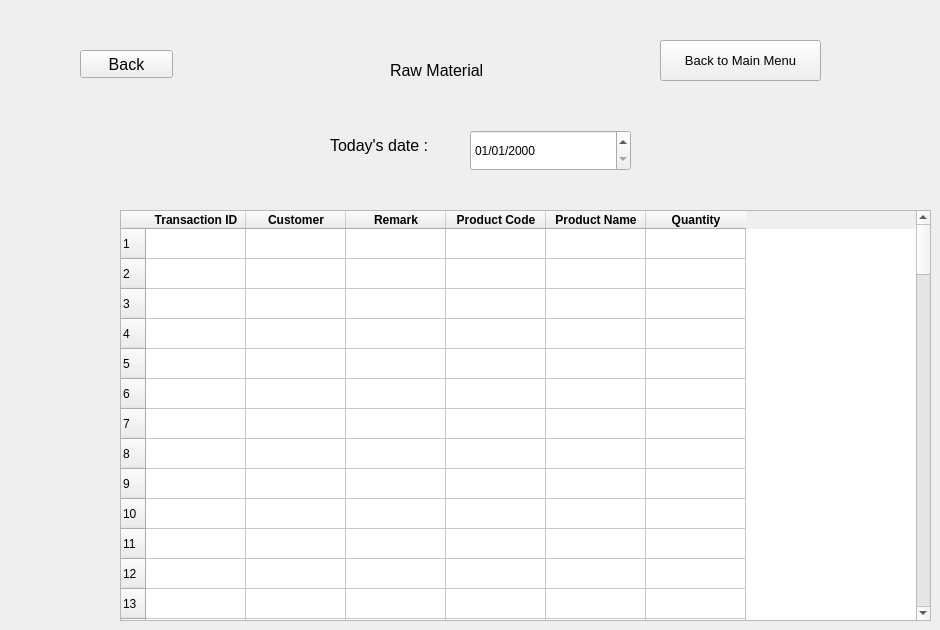
    <widget class="QWidget" name="rm_view_by_today">
     <widget class="QPushButton" name="back_view_rm_6">
      <property name="geometry">
       <rect>
        <x>80</x>
        <y>50</y>
        <width>93</width>
        <height>28</height>
       </rect>
      </property>
      <property name="font">
       <font>
        <pointsize>12</pointsize>
       </font>
      </property>
      <property name="text">
       <string>Back</string>
      </property>
     </widget>
     <widget class="QTableWidget" name="rm_view_table_5">
      <property name="geometry">
       <rect>
        <x>120</x>
        <y>210</y>
        <width>811</width>
        <height>411</height>
       </rect>
      </property>
      <property name="rowCount">
       <number>100</number>
      </property>
      <property name="columnCount">
       <number>6</number>
      </property>
      <row/>
      <row/>
      <row/>
      <row/>
      <row/>
      <row/>
      <row/>
      <row/>
      <row/>
      <row/>
      <row/>
      <row/>
      <row/>
      <row/>
      <row/>
      <row/>
      <row/>
      <row/>
      <row/>
      <row/>
      <row/>
      <row/>
      <row/>
      <row/>
      <row/>
      <row/>
      <row/>
      <row/>
      <row/>
      <row/>
      <row/>
      <row/>
      <row/>
      <row/>
      <row/>
      <row/>
      <row/>
      <row/>
      <row/>
      <row/>
      <row/>
      <row/>
      <row/>
      <row/>
      <row/>
      <row/>
      <row/>
      <row/>
      <row/>
      <row/>
      <row/>
      <row/>
      <row/>
      <row/>
      <row/>
      <row/>
      <row/>
      <row/>
      <row/>
      <row/>
      <row/>
      <row/>
      <row/>
      <row/>
      <row/>
      <row/>
      <row/>
      <row/>
      <row/>
      <row/>
      <row/>
      <row/>
      <row/>
      <row/>
      <row/>
      <row/>
      <row/>
      <row/>
      <row/>
      <row/>
      <row/>
      <row/>
      <row/>
      <row/>
      <row/>
      <row/>
      <row/>
      <row/>
      <row/>
      <row/>
      <row/>
      <row/>
      <row/>
      <row/>
      <row/>
      <row/>
      <row/>
      <row/>
      <row/>
      <row/>
      <column>
       <property name="text">
        <string>Transaction ID</string>
       </property>
       <property name="font">
        <font>
         <weight>75</weight>
         <bold>true</bold>
        </font>
       </property>
      </column>
      <column>
       <property name="text">
        <string>Customer</string>
       </property>
       <property name="font">
        <font>
         <weight>75</weight>
         <bold>true</bold>
        </font>
       </property>
      </column>
      <column>
       <property name="text">
        <string>Remark</string>
       </property>
       <property name="font">
        <font>
         <weight>75</weight>
         <bold>true</bold>
        </font>
       </property>
      </column>
      <column>
       <property name="text">
        <string>Product Code</string>
       </property>
       <property name="font">
        <font>
         <weight>75</weight>
         <bold>true</bold>
        </font>
       </property>
      </column>
      <column>
       <property name="text">
        <string>Product Name</string>
       </property>
       <property name="font">
        <font>
         <weight>75</weight>
         <bold>true</bold>
        </font>
       </property>
      </column>
      <column>
       <property name="text">
        <string>Quantity</string>
       </property>
       <property name="font">
        <font>
         <weight>75</weight>
         <bold>true</bold>
        </font>
       </property>
      </column>
      <item row="0" column="4">
       <property name="text">
        <string/>
       </property>
       <property name="flags">
        <set>ItemIsSelectable|ItemIsDragEnabled|ItemIsEnabled</set>
       </property>
      </item>
      <item row="1" column="4">
       <property name="text">
        <string/>
       </property>
       <property name="flags">
        <set>ItemIsSelectable|ItemIsDragEnabled|ItemIsEnabled</set>
       </property>
      </item>
      <item row="2" column="4">
       <property name="text">
        <string/>
       </property>
       <property name="flags">
        <set>ItemIsSelectable|ItemIsDragEnabled|ItemIsEnabled</set>
       </property>
      </item>
      <item row="3" column="4">
       <property name="text">
        <string/>
       </property>
       <property name="flags">
        <set>ItemIsSelectable|ItemIsDragEnabled|ItemIsEnabled</set>
       </property>
      </item>
      <item row="4" column="4">
       <property name="text">
        <string/>
       </property>
       <property name="flags">
        <set>ItemIsSelectable|ItemIsDragEnabled|ItemIsEnabled</set>
       </property>
      </item>
      <item row="5" column="4">
       <property name="text">
        <string/>
       </property>
       <property name="flags">
        <set>ItemIsSelectable|ItemIsDragEnabled|ItemIsEnabled</set>
       </property>
      </item>
      <item row="6" column="4">
       <property name="text">
        <string/>
       </property>
       <property name="flags">
        <set>ItemIsSelectable|ItemIsDragEnabled|ItemIsEnabled</set>
       </property>
      </item>
      <item row="7" column="4">
       <property name="text">
        <string/>
       </property>
       <property name="flags">
        <set>ItemIsSelectable|ItemIsDragEnabled|ItemIsEnabled</set>
       </property>
      </item>
     </widget>
     <widget class="QPushButton" name="pushButton_9">
      <property name="geometry">
       <rect>
        <x>660</x>
        <y>40</y>
        <width>161</width>
        <height>41</height>
       </rect>
      </property>
      <property name="font">
       <font>
        <pointsize>10</pointsize>
       </font>
      </property>
      <property name="text">
       <string>Back to Main Menu</string>
      </property>
     </widget>
     <widget class="QLabel" name="label_37">
      <property name="geometry">
       <rect>
        <x>390</x>
        <y>50</y>
        <width>151</width>
        <height>41</height>
       </rect>
      </property>
      <property name="font">
       <font>
        <pointsize>12</pointsize>
       </font>
      </property>
      <property name="text">
       <string>Raw Material</string>
      </property>
     </widget>
     <widget class="QLabel" name="label_38">
      <property name="geometry">
       <rect>
        <x>330</x>
        <y>120</y>
        <width>181</width>
        <height>51</height>
       </rect>
      </property>
      <property name="font">
       <font>
        <pointsize>12</pointsize>
       </font>
      </property>
      <property name="text">
       <string>Today's date : </string>
      </property>
     </widget>
     <widget class="QDateEdit" name="rm_view_today_date">
      <property name="geometry">
       <rect>
        <x>470</x>
        <y>130</y>
        <width>161</width>
        <height>41</height>
       </rect>
      </property>
      <property name="displayFormat">
       <string>dd/MM/yyyy</string>
      </property>
     </widget>
    </widget>
